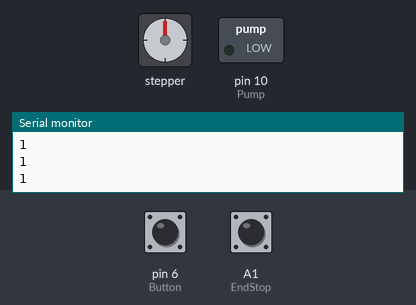
The sketch below on a simulated Arduino Uno, built with avr-gcc and run on an emulated ATmega328P. Shown: stepper motor, switched loads named in the sketch (green lamp = pin HIGH), the last lines printed to the serial monitor. Wiring (inferred from the names in the program): stepper motor driver (200 steps per turn assumed): step pin 7; direction pin 8; enable pin 9. Inputs (shaded band) come from the test bench; at power-on: pin 6 (Button) HIGH, A1 (EndStop) HIGH. Pins used as bus, display or sensor lines are not drawn.

Above: at 1.2 s.
1.3 s: pin 6 (Button) pulled LOW for 0.15 s
At 12.6 s:
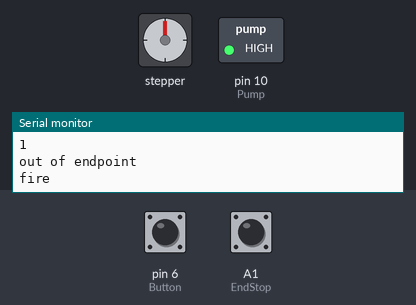
Timing chart, 0 to 13.1 s (numbered marks = the images above; inputs shaded):
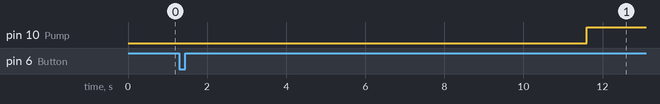

The sketch:

FireDroneOut.ino
```cpp
//Pins
int ena = 9;
int dir = 8;
int pulse = 7;
int Home = 12;
int EndStop = A1;
int Pump = 10;
int Button = 6;


//Signals
int HomeDir = 0;
int EndstopSig = 0;
int pumpSig = 1;

//Const
long offset = 1500;
long stepsHome = 170000- offset;
int RegSpeed = 20;
long fireTime = 60000;
int timeToTarget = 2000;


//Funcs
void MakeStep(int Speed) {
  digitalWrite(pulse, LOW);
  delayMicroseconds(Speed);
  digitalWrite(pulse, HIGH);
  delayMicroseconds(Speed);
}

void GoSteps(long steps, int Dir, int Speed) {
  digitalWrite(dir, Dir);
  for (long i = 0; i < steps; i++) {
    MakeStep(Speed);
  }

}

void GoHydro(int Speed) {
  GoSteps(stepsHome, HomeDir, Speed);
}

void GoEndPoint(int Speed) {
  digitalWrite(ena, HIGH);
  digitalWrite(dir, !HomeDir);
  while (digitalRead(EndStop) == EndstopSig) {
    MakeStep(Speed);
  }
  GoSteps(offset, HomeDir, Speed);
  Serial.println("out of endpoint");
  digitalWrite(ena, LOW);
}

void Calibrate() {
  digitalWrite(ena, HIGH);
  GoEndPoint(RegSpeed);
//  GoHome(RegSpeed);
digitalWrite(ena, LOW);
}

void pumpIt(long del) {
  digitalWrite(Pump, pumpSig);
  delay(del);
  digitalWrite(Pump, !pumpSig);
}

void Fire() {
  digitalWrite(ena, HIGH);
  GoHydro(RegSpeed);
  delay(timeToTarget);
  pumpIt(fireTime);
     delay(10000);
  GoEndPoint(RegSpeed);
  digitalWrite(ena, LOW);
}


//MAIN

void setup() {
  pinMode(ena, OUTPUT);
  pinMode(dir, OUTPUT);
  pinMode(pulse, OUTPUT);
  pinMode(Button, INPUT_PULLUP);
  pinMode(EndStop, INPUT_PULLUP);
  pinMode(Pump, OUTPUT);
  digitalWrite(ena, LOW);
  digitalWrite(dir, HIGH);
//  Calibrate();
  Serial.begin(9600);
//  delay(5000);
//  GoSteps(100000,0,RegSpeed);
//  for (long i = 0; i < 100000; i++) {
//    MakeStep(RegSpeed);
//  }
GoEndPoint(RegSpeed);
//GoHydro(RegSpeed);
//Fire();
}


void loop() {
  if (!digitalRead(Button)) {
    GoEndPoint(RegSpeed);
    Serial.println("fire");
    Fire();

  }
//GoEndPoint(RegSpeed);
//Serial.println(digitalRead(A0));
//Calibrate();
//GoHome(RegSpeed);
//GoSteps(5000,0,50);
//  digitalWrite(Pump, HIGH);
//  delay(3000);
//  digitalWrite(Pump, LOW);
//  delay(3000);
Serial.println(digitalRead(A1));
}
```

Measured:
- after the input at 1.3 s, pin 10 (Pump): LOW → HIGH after 10.3 s
